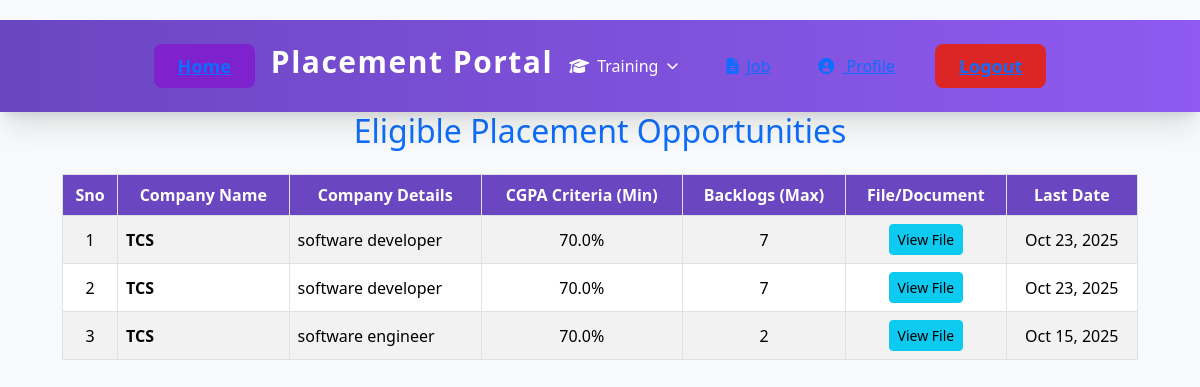
Screenshot of /users/notification/ (signed in) with the database file from the repository.
### Admin/models.py (models this page shows)
class tbl_placement_drive(models.Model):
    placement_details=models.CharField(max_length=50)
    placement_companyname=models.CharField(max_length=50)
    placement_minmark=models.CharField(max_length=50)
    placement_backlog=models.CharField(max_length=50)
    placement_file_doc=models.FileField(upload_to="Assets/jobpost/")
    placement_lastdate=models.DateField()
    placement_status = models.IntegerField(default=0)
    user = models.ForeignKey(tbl_userregistration, on_delete=models.CASCADE,null=True)

### user/views.py (the view)
# urls.py: path('notification/',views.notification,name="notification"),
def notification(request):
    try:
        if "uid" not in request.session:
            return render(request, "User/Error.html", {"message": "Please log in to view notifications."})
        user = tbl_userregistration.objects.get(id=request.session["uid"])
        user_mark = user.user_mark if user.user_mark is not None else 0
        user_backlog = user.user_backlog if user.user_backlog is not None else 0
        if user.user_mark is None or user.user_backlog is None:
             print(f"Warning: User {user.id} has missing mark/backlog data. Using defaults (Mark: 0, Backlog: 0).")
        jobpost = tbl_placement_drive.objects.filter(
            placement_minmark__lte=user_mark,    # User's Mark >= Company Min Mark
            placement_backlog__gte=user_backlog  # User's Backlog <= Company Max Backlogs
        ).order_by('-placement_lastdate')
        return render(request, "User/Notification.html", {"notification": jobpost})
    except tbl_userregistration.DoesNotExist:
        return render(request, "User/Error.html", {"message": "User profile not found in database."})
    except Exception as e:
        return render(request, "User/Error.html", {"message": f"An unexpected error occurred: {e}"})

### user/Templates/User/Notification.html (shortened to what this page needs)
{% extends 'User/HomePage.html' %}
{% load static %}
{% block content %}
<!DOCTYPE html>
<html lang="en">
<head>
    <link href="https://cdn.jsdelivr.net/npm/bootstrap@5.3.3/dist/css/bootstrap.min.css" rel="stylesheet">
</head>
<body>
    <div class="container">
        <h2 class="text-center mb-4 text-primary">Eligible Placement Opportunities</h2>
        <div class="table-responsive">
            <table class="table table-bordered table-striped table-hover align-middle table-custom">
                <thead class="text-center">
                    <tr>
                        <th>Sno</th>
                        <th>Company Name</th>
                        <th>Company Details</th>
                        <th>CGPA Criteria (Min)</th>
                        <th>Backlogs (Max)</th>
                        <th>File/Document</th>
                        <th>Last Date</th>
                    </tr>
                </thead>
                <tbody>
                    {% for i in notification %}
                    <tr class="text-center">
                        <td>{{ forloop.counter }}</td>
                        <td class="text-start"><strong>{{ i.placement_companyname }}</strong></td>
                        <td class="text-start">{{ i.placement_details }}</td>
                        <td>{{ i.placement_minmark }}%</td>
                        <td>{{ i.placement_backlog }}</td>
                        <td>
                            {% if i.placement_file_doc %}
                                <a href="{{ i.placement_file_doc.url }}" target="_blank" class="btn btn-sm btn-info">View File</a>
                            {% else %}
                                N/A
                            {% endif %}
                        </td>
                        <td>{{ i.placement_lastdate|date:"M d, Y" }}</td>
                    </tr>
                    {% empty %}
                    <tr>
                        <td colspan="7" class="text-center p-4 text-danger">
                            <i class="bi bi-info-circle-fill"></i> No eligible job notifications found matching your criteria.
                        </td>
                    </tr>
                    {% endfor %}
                </tbody>
            </table>
        </div>
    </div>
    </body>
</html>
{% endblock %}

### user/Templates/User/HomePage.html (style rules this page uses)
body { font-family: 'Poppins', sans-serif; background: #f4f6f9; }

### user/Templates/User/Notification.html (style rules this page uses)
body { padding-top: 20px; background-color: #f8f9fa; }
.table-custom thead th { background-color: #6b46c1; color: white; }
.container { max-width: 1100px; }

### rows the page displays
tbl_placement_drive: placement_companyname "TCS", placement_details "software developer", placement_minmark "70.0", placement_backlog "7", placement_lastdate "Oct 23, 2025"
tbl_placement_drive: placement_companyname "TCS", placement_details "software developer", placement_minmark "70.0", placement_backlog "7", placement_lastdate "Oct 23, 2025"
tbl_placement_drive: placement_companyname "TCS", placement_details "software engineer", placement_minmark "70.0", placement_backlog "2", placement_lastdate "Oct 15, 2025"
